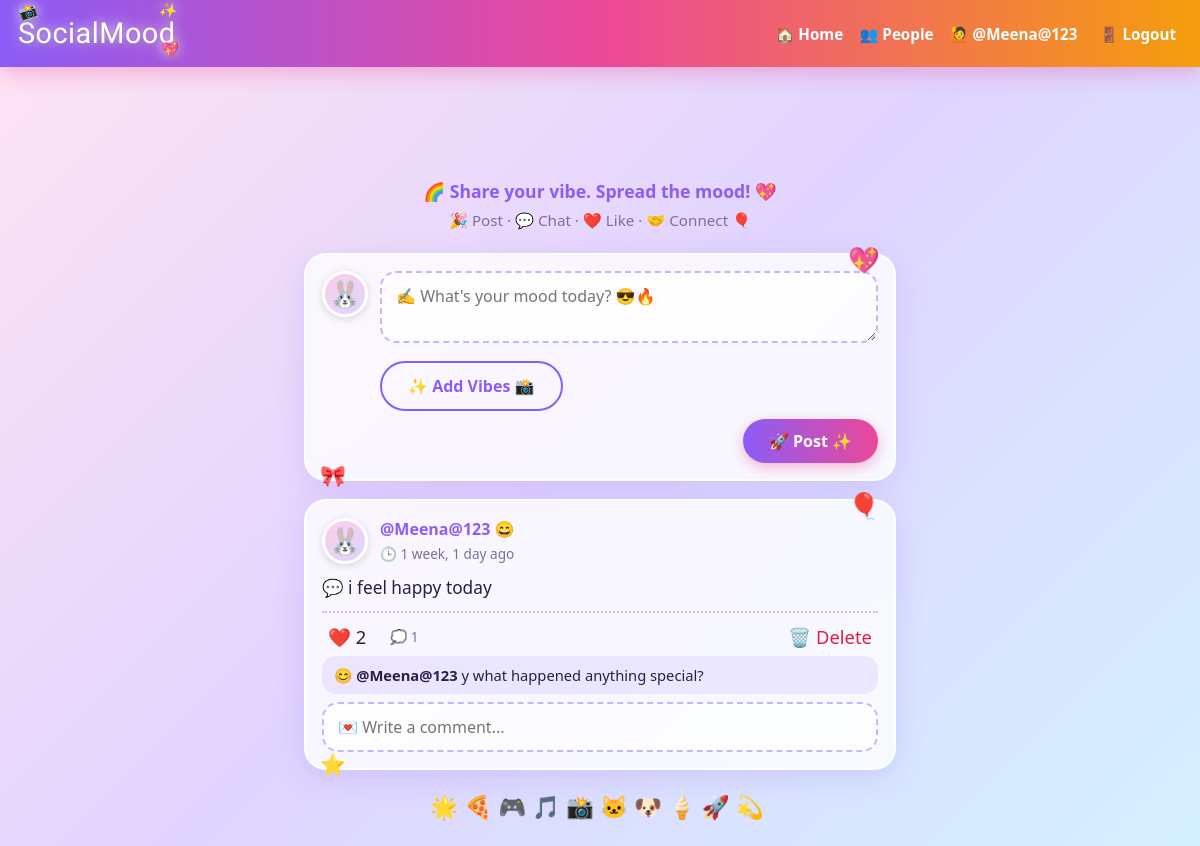
Before: / (signed in) with the older database file.
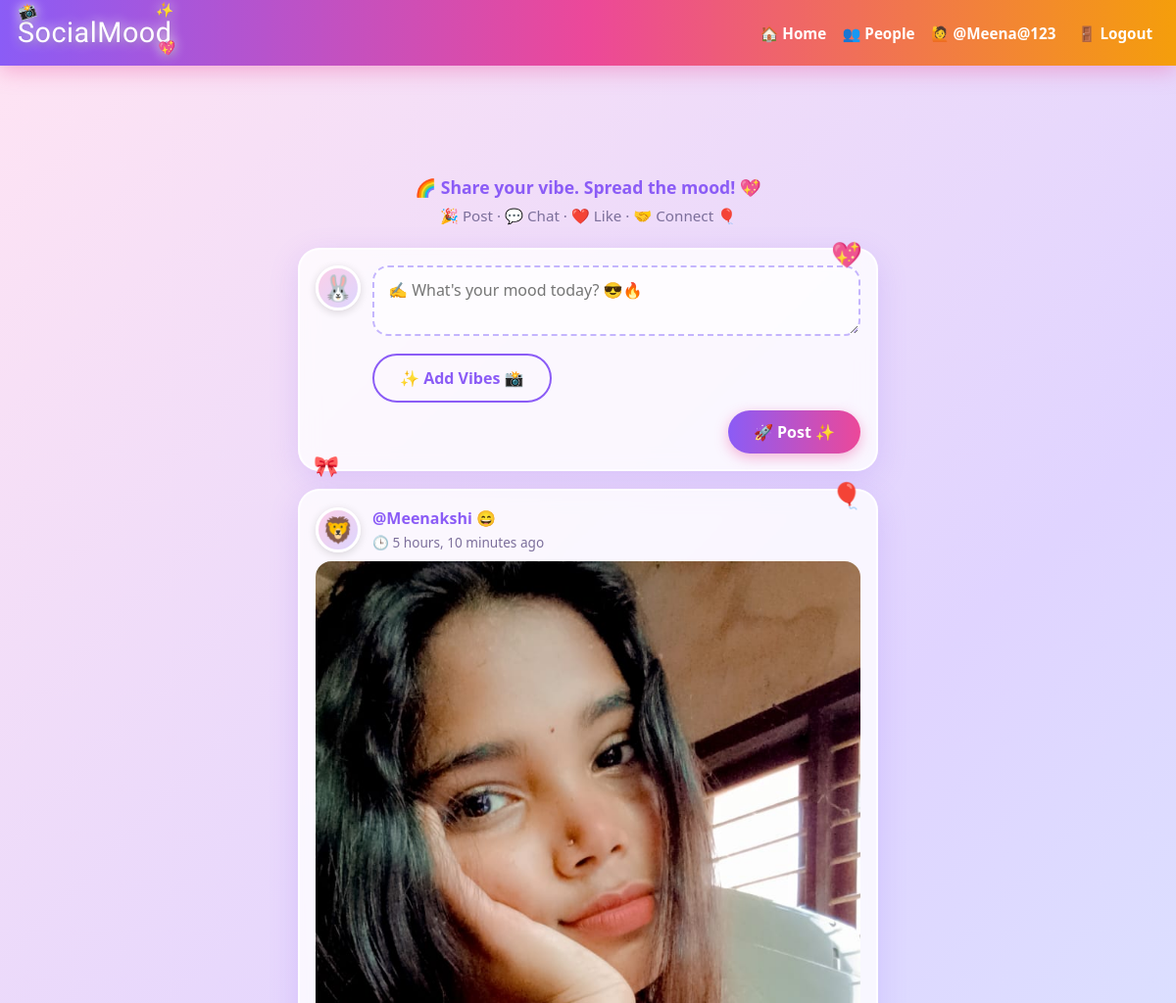
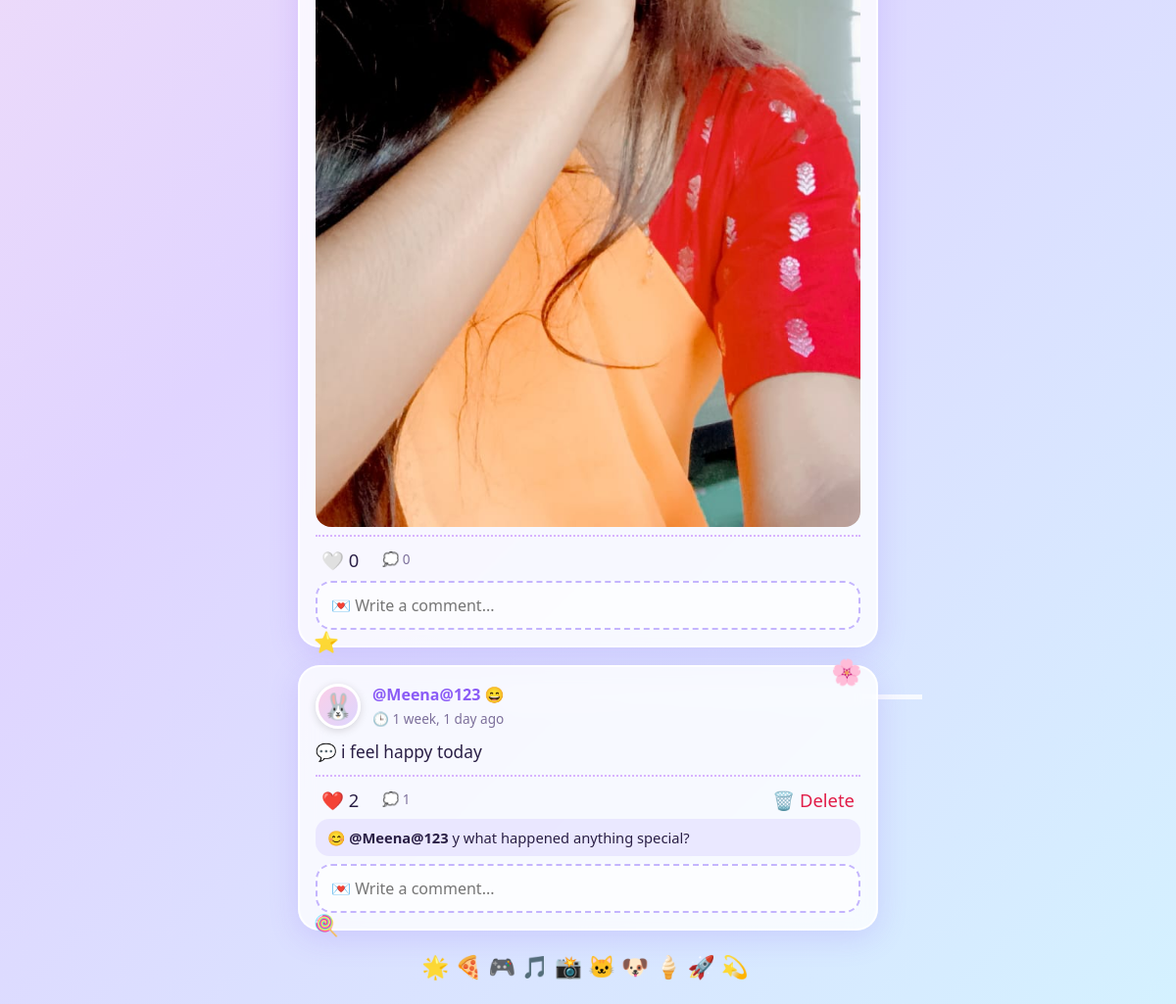
After: the same page with the newer database file (2 pictures, top to bottom).
### core/models.py (models this page shows, shortened)
class Post(models.Model):
    author = models.ForeignKey(User, on_delete=models.CASCADE, related_name="posts")
    text = models.TextField(max_length=280, blank=True)
    image=models.ImageField(upload_to="posts/",blank=True, null=True)
    created = models.DateTimeField(auto_now_add=True)
    likes = models.ManyToManyField(User, related_name="liked_posts", blank=True)
    class Meta:
        ordering = ["-created"]

class Comment(models.Model):
    post = models.ForeignKey(Post, on_delete=models.CASCADE, related_name="comments")
    author = models.ForeignKey(User, on_delete=models.CASCADE)
    text = models.CharField(max_length=200)
    created = models.DateTimeField(auto_now_add=True)

### core/views.py (the view)
# urls.py: path("", views.feed, name="feed"),
@login_required
def feed(request):
    followed = request.user.profile.following.values_list("user", flat=True)
    posts = Post.objects.filter(author__in=list(followed) + [request.user.id])
    return render(request, "feed.html", {"posts": posts})

### core/templates/feed.html (shortened to what this page needs)
{% extends "base.html" %}
{% block content %}
<div class="card">
  <div class="row" style="align-items:flex-start">
    <div class="avatar" data-name="{{ user.username }}">{{ user.username|first|upper }}</div>
    <form method="post" action="{% url 'create_post' %}" enctype="multipart/form-data" style="flex:1">
      <textarea name="text" rows="2" maxlength="280" placeholder="✍️ What's your mood today? 😎🔥"></textarea>
      <label for="imageInput" id="fileLabel" class="btn outline" style="display:inline-block;margin:4px 0 8px;cursor:pointer">✨ Add Vibes 📸</label>
      <div style="text-align:right"><button class="btn" type="submit">🚀 Post ✨</button></div>
    </form>
  </div>
</div>
{% for post in posts %}
<div class="card">
  <div class="row">
    <div class="avatar" data-name="{{ post.author.username }}">{{ post.author.username|first|upper }}</div>
    <div>
      <a href="{% url 'profile' post.author.username %}"><strong>@{{ post.author.username }}</strong> 😄</a><br>
      <span class="meta">🕒 {{ post.created|timesince }} ago</span>
    </div>
  </div>
  {% if post.text %}<p class="post-text">💬 {{ post.text }}</p>{% endif %}
  {% if post.image %}<img src="{{ post.image.url }}" style="width:100%;border-radius:16px;margin:8px 0;display:block">{% endif %}
  <div class="actions">
    <button class="like-btn" data-id="{{ post.id }}">{% if user in post.likes.all %}❤️ {% else %}🤍 {% endif %}<span class="count">{{ post.likes.count }}</span></button>
    <span class="meta">💭 {{ post.comments.count }}</span>
    {% if post.author == user %}
      <form method="post" action="{% url 'delete_post' post.id %}" style="margin-left:auto" onsubmit="return confirm('Delete this post? 😢 This cannot be undone.')">
        <button type="submit" class="like-btn" style="color:#e11d48">🗑️ Delete</button>
      </form>
    {% endif %}
  </div>
  {% for c in post.comments.all %}
    <div class="comment">😊 <strong>@{{ c.author.username }}</strong> {{ c.text }}</div>
  {% endfor %}
  <form method="post" action="{% url 'add_comment' post.id %}" style="margin-top:8px">
    <input name="text" maxlength="200" placeholder="💌 Write a comment..." required style="margin:0">
  </form>
</div>
{% empty %}
<div class="card meta" style="text-align:center;font-size:1.1rem">😴 No posts yet. Write the first one! 🚀🎉</div>
{% endfor %}
{% endblock %}

Changed rows visible on the page:
added Post: author.username "Meenakshi", created "5 hours, 10 minutes", image (picture), likes.count "0", comments.count "0"
